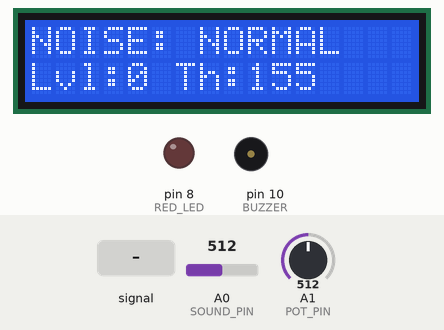
A sketch run on a simulated Arduino Uno, built with avr-gcc and run on an emulated ATmega328P. On the bench: 16×2 character LCD, output pins drawn as LEDs (lit = HIGH), buzzer (waves = sounding). Dashed ring = blinking. The inputs (shaded band) are chosen by the test bench; at power-on: A1 (POT_PIN) = 512, A0 (SOUND_PIN) = 512. What the sketch prints to the serial monitor is not drawn.

Above: at 3.2 s.
3.3 s: A0 (SOUND_PIN) fed a 200 Hz sine of ±81 counts around its level
At 4.15 s:
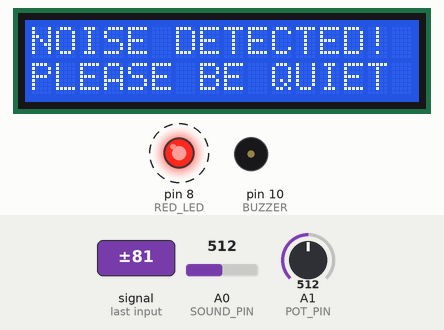
5.5 s: A1 (POT_PIN) set to 664
7.9 s: A1 (POT_PIN) set to 688
At 8.9 s:
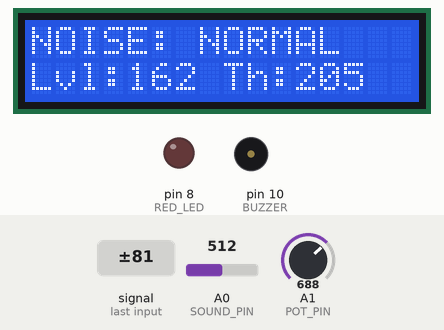
9.4 s: A0 (SOUND_PIN) set to 716
At 10.1 s:
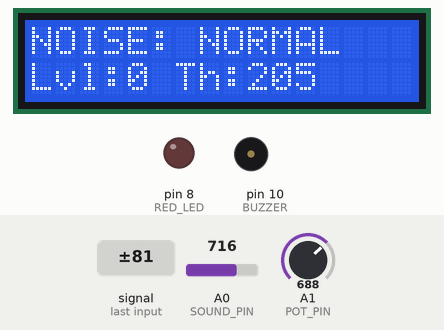
11.0 s: A0 (SOUND_PIN) fed a 2 Hz sine of ±306 counts around its level
At 11.9 s:
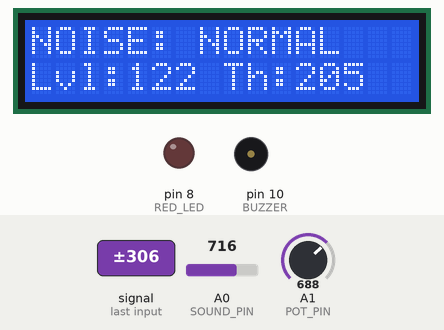
12.5 s: A1 (POT_PIN) set to 306
At 12.85 s:
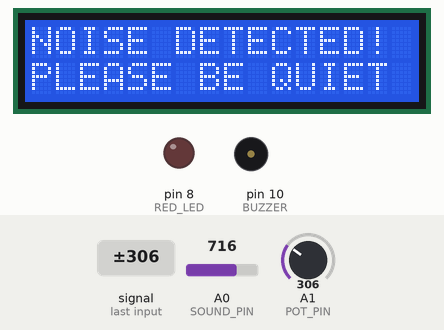
Timing chart, 0 to 16.5 s (numbered marks = the images above; inputs shaded):
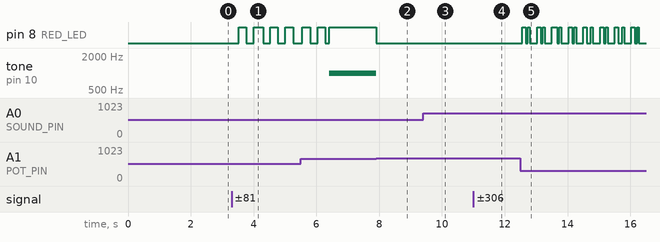

The sketch:

noise_monitor.ino
```cpp
#include <LiquidCrystal.h>

// LCD connections: RS, E, D4, D5, D6, D7
LiquidCrystal lcd(7, 6, 5, 4, 3, 2);

// Pin definitions
const int SOUND_PIN = A0;
const int POT_PIN = A1;
const int RED_LED = 8;
const int BUZZER = 10;

// Noise monitoring settings
int threshold = 50;
int soundLevel = 0;

// Timing variables
unsigned long noiseStartTime = 0;
const unsigned long WARNING_TIME = 3000;

// Noise detection state
bool noiseActive = false;

// Sampling window
const unsigned long SAMPLE_WINDOW = 50;

// Function to measure sound signal variation
int getSoundLevel() {
  int minValue = 1023;
  int maxValue = 0;

  unsigned long startTime = millis();

  while (millis() - startTime < SAMPLE_WINDOW) {
    int sample = analogRead(SOUND_PIN);

    if (sample < minValue) {
      minValue = sample;
    }

    if (sample > maxValue) {
      maxValue = sample;
    }
  }

  return maxValue - minValue;
}

// Function to display a message on LCD
void displayMessage(const char* line1, const char* line2) {
  lcd.setCursor(0, 0);
  lcd.print("                ");
  lcd.setCursor(0, 0);
  lcd.print(line1);

  lcd.setCursor(0, 1);
  lcd.print("                ");
  lcd.setCursor(0, 1);
  lcd.print(line2);
}

void setup() {
  pinMode(SOUND_PIN, INPUT);
  pinMode(POT_PIN, INPUT);
  pinMode(RED_LED, OUTPUT);
  pinMode(BUZZER, OUTPUT);

  lcd.begin(16, 2);

  Serial.begin(9600);

  digitalWrite(RED_LED, LOW);
  noTone(BUZZER);

  displayMessage("SMART NOISE", "MONITOR SYSTEM");

  delay(2000);
  lcd.clear();
}

void loop() {

  // 1. Read sound sensor
  soundLevel = getSoundLevel();

  // 2. Read external potentiometer
  int potValue = analogRead(POT_PIN);

  // Adjust noise threshold
  threshold = map(potValue, 0, 1023, 10, 300);

  // 3. Detect excessive noise
  if (!noiseActive && soundLevel >= threshold) {
    noiseActive = true;
    noiseStartTime = millis();
  }

  // Reset when sound falls sufficiently below threshold
  if (noiseActive && soundLevel < (threshold * 0.8)) {
    noiseActive = false;
    noiseStartTime = 0;
  }

  // 4. Calculate noise duration
  unsigned long noiseDuration = 0;

  if (noiseActive) {
    noiseDuration = millis() - noiseStartTime;
  }

  // 5. Normal environment
  if (!noiseActive) {

    digitalWrite(RED_LED, LOW);
    noTone(BUZZER);

    char line2[17];
    snprintf(line2, sizeof(line2), "Lvl:%d Th:%d",
             soundLevel, threshold);

    displayMessage("NOISE: NORMAL", line2);
  }

  // 6. Warning phase (first 3 seconds)
  else if (noiseDuration < WARNING_TIME) {

    displayMessage("NOISE DETECTED!", "PLEASE BE QUIET");

    // Blink red LED every 250 milliseconds
    if ((millis() / 250) % 2 == 0) {
      digitalWrite(RED_LED, HIGH);
    } else {
      digitalWrite(RED_LED, LOW);
    }

    noTone(BUZZER);
  }

  // 7. Excessive noise alarm
  else {

    displayMessage("NOISE TOO HIGH!", "BUZZER ACTIVE");

    digitalWrite(RED_LED, HIGH);

    tone(BUZZER, 1000);
  }

  // 8. Serial monitoring
  Serial.print("Sound Level: ");
  Serial.print(soundLevel);

  Serial.print(" | Threshold: ");
  Serial.print(threshold);

  Serial.print(" | Noise Duration: ");
  Serial.println(noiseDuration);

}
```

Measured:
- the behaviour switches between 680 and 681 on A1 (POT_PIN) (found by bisection; images 1 and 2)
- after the input at 3.3 s, pin 8 (RED_LED): alternates HIGH for 0.24 s and LOW for 0.24 s, starting after 0.23 s; the display: changes after 0.05 s (image 1)
- after the input at 7.9 s, pin 8 (RED_LED): HIGH → LOW at once; tone on pin 10 (BUZZER): 1000 Hz → silent at once; the display: changes at once (image 2)
- after the input at 9.4 s, the display: first changes after 0.05 s (image 3 shows a later state)
- after the input at 11.0 s, the display: first changes at once (image 4 shows a later state)
- after the input at 12.5 s, pin 8 (RED_LED): LOW → HIGH after 0.06 s, then moves between LOW and HIGH, repeating every 1.0 s; the display: first differs from a run without the input after 0.06 s (image 5)
